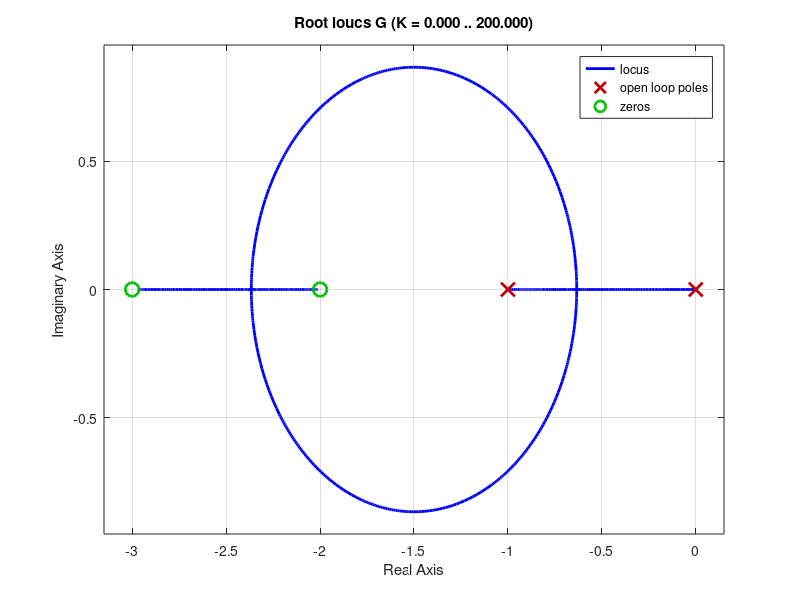

The MATLAB source for this figure: (Note: this script raises an error after producing the figure.)
clear all
close all
clc

s = tf('s');

%% Sistema de malha aberta
G =(1*(((s+2)*(s+3))/(s*(s+1))));

% Deseja-se
%mp = 0.707;
%csi = -log(mp)/sqrt(pi^2+log(mp)^2)
csi=0.824620157442;

% Lugar das raizes
figure, rlocus(G),

sgrid(csi,0)